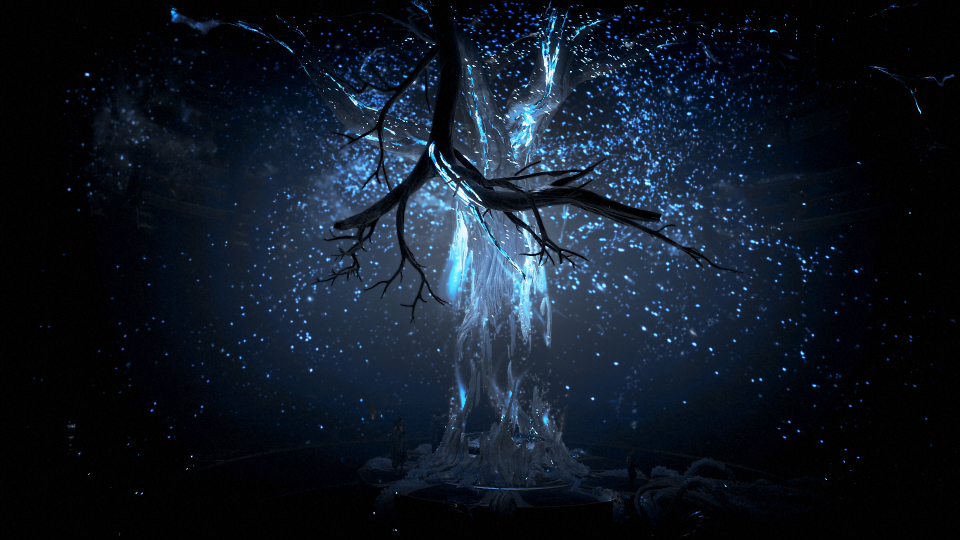
#> input picture Photos/5.png, 1920 x 1080 px (shown at 1/2 size)
$ python Bluring.py
#> lines starting #> are read from the running program, lines starting #| are printed output that depends on the picture
import cv2 as cv

img = cv.imread("Photos/5.png")
#> img is the input picture: shape (1080, 1920, 3); mean B, G, R 37, 25.1, 16
img = cv.resize(img, (500, 500))
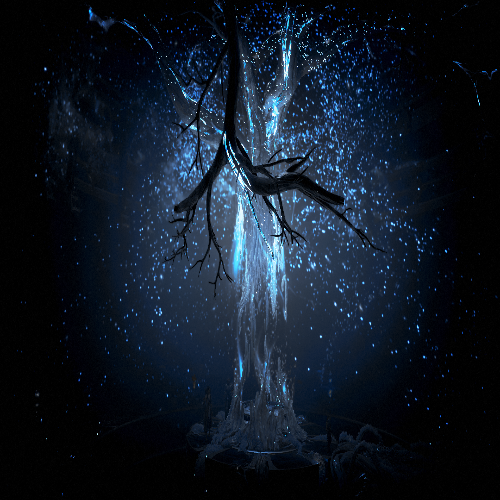
#> img: shape (500, 500, 3); mean B, G, R 36.9, 25, 15.9

cv.imshow("IMAGE", img)

average = cv.blur(img, (3,3))
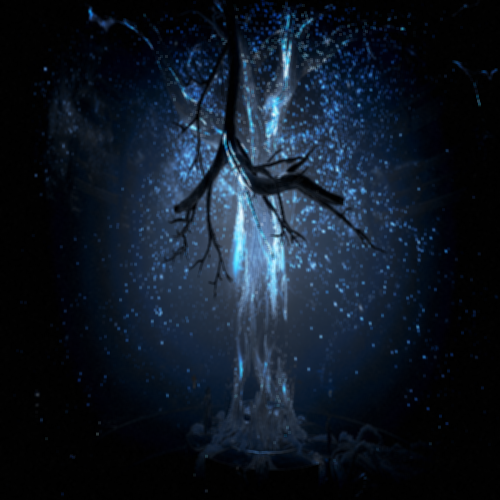
#> average: shape (500, 500, 3); mean B, G, R 36.9, 25, 15.9
cv.imshow("Average Blur", average)

gauss = cv.GaussianBlur(img, (3,3), 0)
cv.imshow("GAUSSIAN BLUR",gauss)

Median = cv.medianBlur(img, 3)
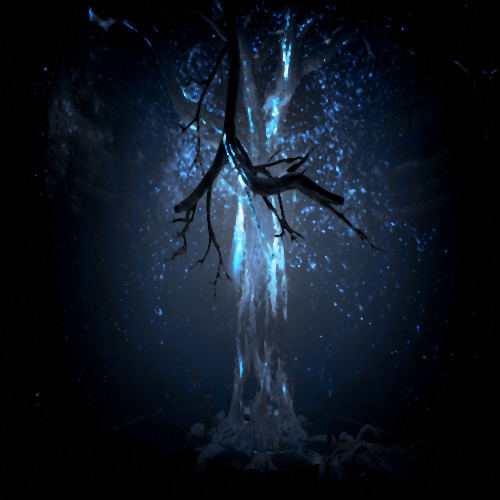
#> Median: shape (500, 500, 3); mean B, G, R 34.3, 23.2, 14.9
cv.imshow("Median", Median)


cv.waitKey(0)
